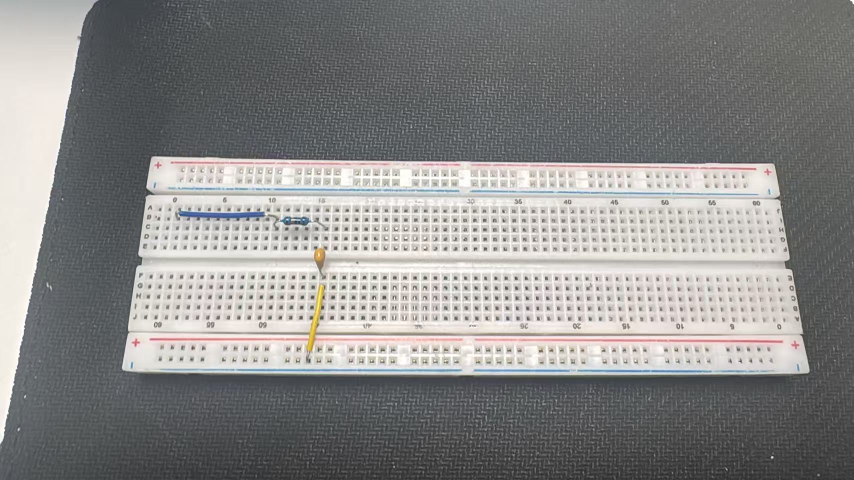
#> input picture bread_detect/bread.png, 1708 x 960 px (shown at 1/2 size)
$ python breadboard_detect.py
#> lines starting #> are read from the running program, lines starting #| are printed output that depends on the picture; after the words box and inside, x2 and y2 are one past the last pixel; in counts of white or black regions, pixels touching at a corner belong together
#> in process_image, image is the input picture: shape (960, 1708, 3); mean B, G, R 136, 137, 137.5
from __future__ import annotations

import argparse
import csv
import json
from dataclasses import asdict, dataclass, field
from pathlib import Path
from typing import Callable, Iterable

import cv2
import numpy as np


@dataclass(frozen=True)
class GridModel:
    main_x0: float
    main_pitch_x: float
    upper_y0: float
    upper_pitch_y: float
    lower_y0: float
    lower_pitch_y: float
    rail_x0: float
    rail_pitch_x: float
    top_rail_y0: float
    top_rail_pitch_y: float
    bottom_rail_y0: float
    bottom_rail_pitch_y: float
    main_score: float
    rail_score: float


@dataclass(frozen=True)
class Region:
    name: str
    label: str
    color: tuple[int, int, int]
    corners_warp: list[list[float]]
    corners_image: list[list[float]]


@dataclass(frozen=True)
class Connection:
    name: str
    connection_type: str
    color: tuple[int, int, int]
    points_warp: list[list[float]]
    points_image: list[list[float]]
    axis: str = ""
    member_ids: list[str] = field(default_factory=list)
    member_count: int = 0
    adjacent_pairs: list[list[str]] = field(default_factory=list)


def odd_size(value: float, minimum: int = 3, maximum: int | None = None) -> int:
    size = int(round(value))
    if maximum is not None:
        size = min(size, maximum)
    size = max(size, minimum)
    return size if size % 2 == 1 else size + 1


def order_points(points: np.ndarray) -> np.ndarray:
    pts = np.asarray(points, dtype=np.float32).reshape(-1, 2)
    sums = pts.sum(axis=1)
    diffs = np.diff(pts, axis=1).reshape(-1)
    return np.array(
        [
            pts[np.argmin(sums)],
            pts[np.argmin(diffs)],
            pts[np.argmax(sums)],
            pts[np.argmax(diffs)],
        ],
        dtype=np.float32,
    )


def contour_quad(contour: np.ndarray) -> np.ndarray:
    perimeter = cv2.arcLength(contour, True)
    approx = cv2.approxPolyDP(contour, 0.02 * perimeter, True)
    if len(approx) == 4:
        return order_points(approx.reshape(4, 2))

    rect = cv2.minAreaRect(contour)
    return order_points(cv2.boxPoints(rect))


def detect_board_quad(image: np.ndarray) -> np.ndarray:
    """Return board corners in TL, TR, BR, BL order."""
    h, w = image.shape[:2]
    image_area = float(h * w)

    hsv = cv2.cvtColor(image, cv2.COLOR_BGR2HSV)
#> hsv: shape (960, 1708, 3); mean H, S, V 57.5, 13, 140.5
    saturation = hsv[:, :, 1]
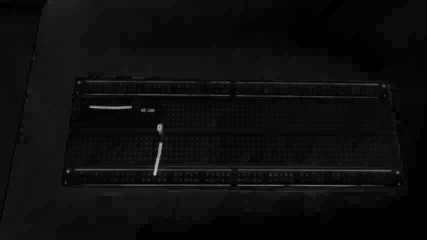
#> saturation: shape (960, 1708) (shown at 1/4 size); min 0, max 210, mean 13
    value = hsv[:, :, 2]
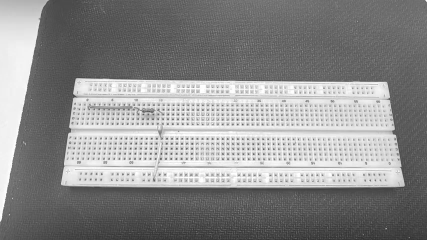
#> value: shape (960, 1708) (shown at 1/4 size); min 30, max 255, mean 140.5

    pale_mask = ((value > 145) & (saturation < 105)).astype(np.uint8) * 255
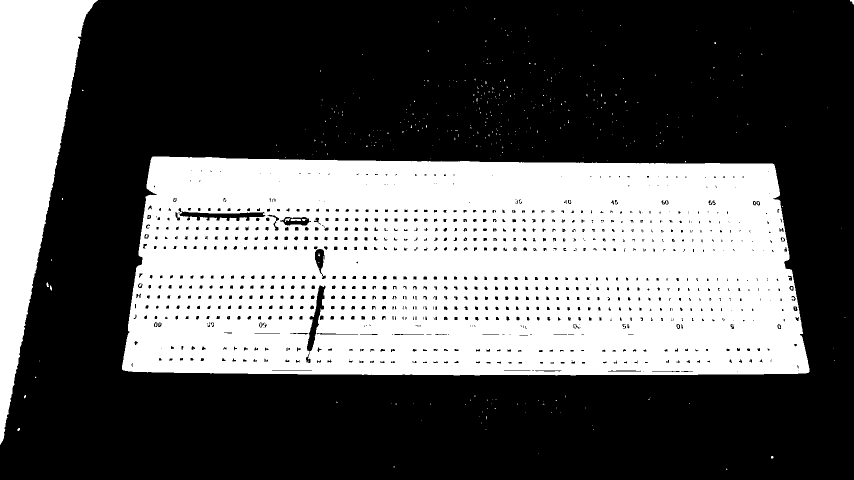
#> pale_mask: shape (960, 1708) (shown at 1/2 size); 37.5% white; 401 white regions (390 under 20 px), largest, box (x1, y1, x2, y2) and area: (244, 313, 1619, 751) 532661, (0, 0, 196, 890) 80541, (581, 437, 602, 442) 78
    close_kernel = cv2.getStructuringElement(
        cv2.MORPH_RECT, (odd_size(w * 0.015, 15, 41), odd_size(h * 0.025, 15, 41))
    )
    open_kernel = cv2.getStructuringElement(
        cv2.MORPH_RECT, (odd_size(w * 0.008, 7, 25), odd_size(h * 0.012, 7, 25))
    )
    pale_mask = cv2.morphologyEx(pale_mask, cv2.MORPH_CLOSE, close_kernel)
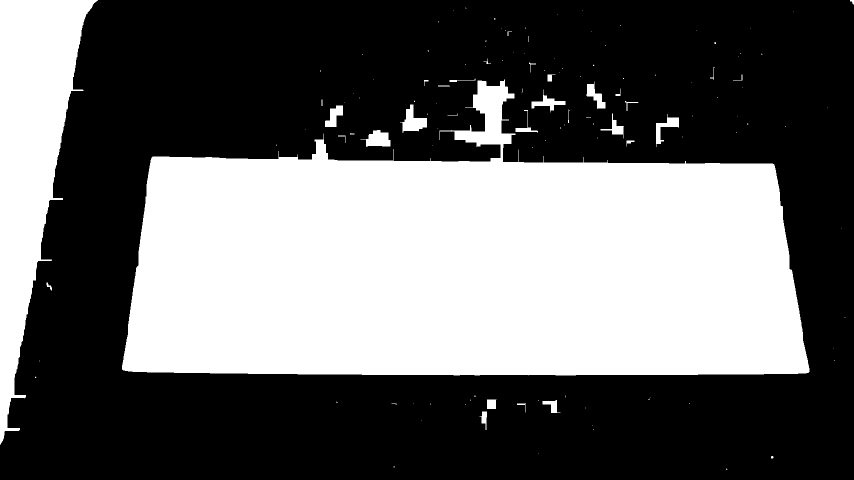
#> pale_mask: shape (960, 1708) (shown at 1/2 size); 40.3% white; 125 white regions (92 under 20 px), largest, box (x1, y1, x2, y2) and area: (244, 158, 1619, 751) 568643, (0, 0, 196, 890) 81747, (800, 209, 854, 266) 1488
    pale_mask = cv2.morphologyEx(pale_mask, cv2.MORPH_OPEN, open_kernel)
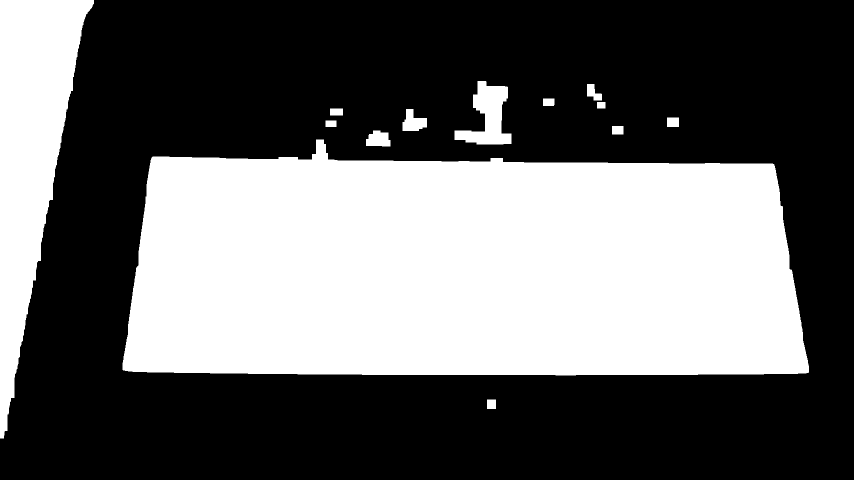
#> pale_mask: shape (960, 1708) (shown at 1/2 size); 39.9% white; 13 white regions

    contours, _ = cv2.findContours(pale_mask, cv2.RETR_EXTERNAL, cv2.CHAIN_APPROX_SIMPLE)
#> contours = 13 contours; largest, box (x1, y1, x2, y2) and area: (245, 279, 1618, 751) 558768, (0, 0, 188, 877) 80180, (909, 162, 1023, 289) 7043, (805, 218, 854, 262) 1322, (732, 261, 781, 293) 1169
    candidates: list[tuple[float, np.ndarray]] = []
    for contour in contours:
        area = cv2.contourArea(contour)
        if 0.04 * image_area <= area <= 0.85 * image_area:
            x, y, cw, ch = cv2.boundingRect(contour)
            aspect = cw / max(ch, 1)
            if aspect > 1.8:
                candidates.append((area, contour))
#> this loop made 13 passes
#> (area, x, y, cw, ch, aspect) on passes 2, 13: (558768, 245, 279, 1373, 472, 2.91), (80180, 0, 0, 188, 877, 0.214)
#> (the rest of the program and of its run is left out)
